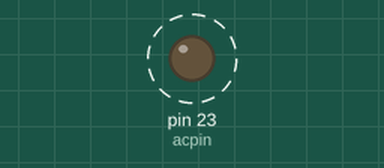
Recording of a sketch running on a simulated Arduino Mega 2560, built with avr-gcc and run on an emulated ATmega2560. Shown: output pins drawn as LEDs (lit = HIGH). Dashed ring = blinking.

Above: at 32.0 s.
Timing chart, 0 to 33.5 s (numbered marks = the images above):
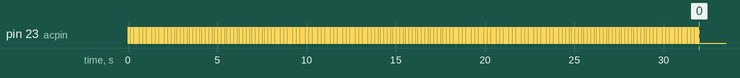

Measured:
- by itself, pin 23 (acpin): alternates HIGH for 0.04 s and LOW for 0.06 s, 640 changes in all, then stays LOW

The sketch:

sin_generator_test_file.ino
```cpp
const int acpin = 23;


void setup() {
  // put your setup code here, to run once:
  pinMode(acpin, OUTPUT);
}

void loop() {
  // put your main code here, to run repeatedly:
  sinwave (2, 5, acpin, 10, 2, 1000);
  //sinwave (2.5, 5, acpin, 1000, 2.5, 1000);
}


// function to map float number with integer scale - courtesy of other developers.
long mapf(float x, float in_min, float in_max, long out_min, long out_max)
{
  return (x - in_min) * (out_max - out_min) / (in_max - in_min) + out_min;
}

// function for generating a sin wave
void sinwave (float offset, const int resolution, const int pin, float frequency, float amplitude, int dur) {
  /*
     offset: default value 2.5 volt as operating range voltage is 0~5V
     resolution: this determines the update speed. A lower number means a higher refresh rate.
     pin: outputs sin wave to this pin
     dur: duration of sin wave in milliseconds
  */
  float wav1[3];//0 frequency, 1 unscaled amplitude, 2 is final amplitude
  int average;
  float time;
  float percentage;
  float templitude;
  float minOutputScale = 0.0;
  float maxOutputScale = 5.0;
  const float pi = 3.14159;
  wav1[0] = frequency; //frequency of the sine wave
  wav1[1] = amplitude; // 0V - 2.5V amplitude (Max amplitude + offset) value must not exceed the "maxOutputScale"

  int t0 = millis(); //set initial time
  int tend = t0 + dur; //calc when to end, add initial time to duration
  int tnow; //initialize time now variable
  while (tnow < tend) { // continue doing sin wave for duration specificed
    //TCCR1B = TCCR1B & 0b11111000 | 1;//set timer 1B (pin 9) to 31250khz
    time = micros() % 1000000;
    percentage = time / 1000000;
    templitude = sin(((percentage) * wav1[0]) * 2 * pi);
    wav1[2] = (templitude * wav1[1]) + offset; //shift the origin of sinewave with offset.
    average = mapf(wav1[2], minOutputScale, maxOutputScale, 0, 255);
    analogWrite(pin, average);//set output "voltage"
    delayMicroseconds(resolution);//this is to give the micro time to set the "voltage"
    tnow = millis(); //set time now for comparing to end time
  }
}


void pwm(float dur, float power, float per, int in) {
  /*  int dur: duration of the power supply, in ms
      int power: The ratio of power desired, out of 100
      int per: the period of oscillatin between low and high (How long between each "flicker") (in tenth milliseconds)
      int in: the input pin desired for power supply
  */
  for (int k = 0; k < dur ; k++)
  {
    digitalWrite( in, HIGH);
    delayMicroseconds(power * per);
    digitalWrite( in, LOW);
    delayMicroseconds((100 - power) * per);
  }
  return;
}
```
